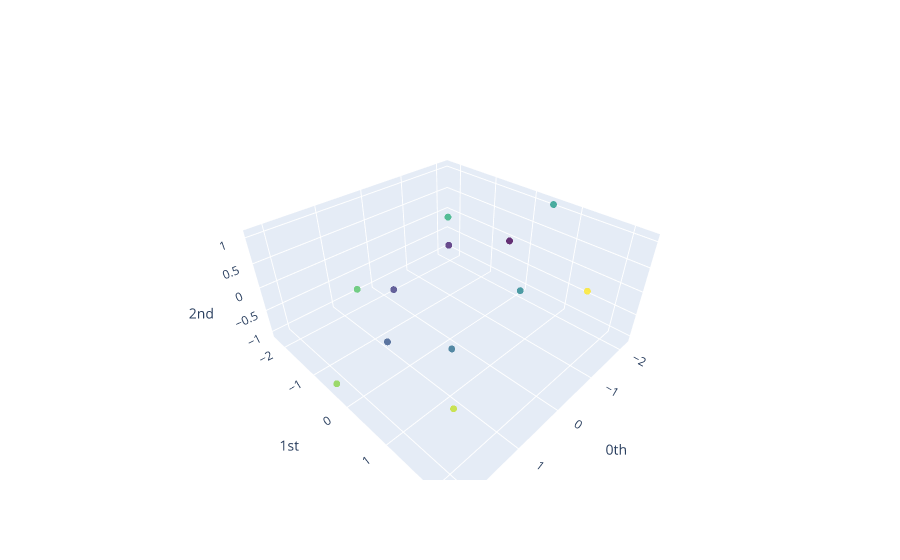

Notebook code for this chart:
### Markdown cell above
### Benzene
It looks like information about the bond lengths are included.

### Code cell
coords, diagrams_basic = h.smiles_to_persistence_diagrams(benzene_smiles)
plot_point_cloud(coords)

### Figure 1 — Plotly figure (JSON) as saved in the notebook; plotly's stock layout.template omitted (floating-point values rounded to 4 significant figures)
{"data": [{"marker": {"color": [0, 1, 2, 3, 4, 5, 6, 7, 8, 9, 10, 11], "colorscale": [[0, "#440154"], [0.1111, "#482878"], [0.2222, "#3e4989"], [0.3333, "#31688e"], [0.4444, "#26828e"], [0.5556, "#1f9e89"], [0.6667, "#35b779"], [0.7778, "#6ece58"], [0.8889, "#b5de2b"], [1, "#fde725"]], "opacity": 0.8, "size": 4}, "mode": "markers", "type": "scatter3d", "x": [-1.232, -0.9679, 0.2646, 1.232, 0.9679, -0.2646, -2.186, -1.717, 0.4693, 2.186, 1.717, -0.4693], "y": [0.2759, -1.005, -1.281, -0.2759, 1.005, 1.281, 0.4894, -1.782, -2.271, -0.4894, 1.782, 2.271], "z": [0.6019, 0.1048, -0.4971, -0.6019, -0.1048, 0.4971, 1.068, 0.1859, -0.8817, -1.068, -0.1859, 0.8817]}], "layout": {"scene": {"xaxis": {"exponentformat": "e", "showexponent": "all", "title": {"text": "0th"}, "type": "linear"}, "yaxis": {"exponentformat": "e", "showexponent": "all", "title": {"text": "1st"}, "type": "linear"}, "zaxis": {"exponentformat": "e", "showexponent": "all", "title": {"text": "2nd"}, "type": "linear"}}}}
